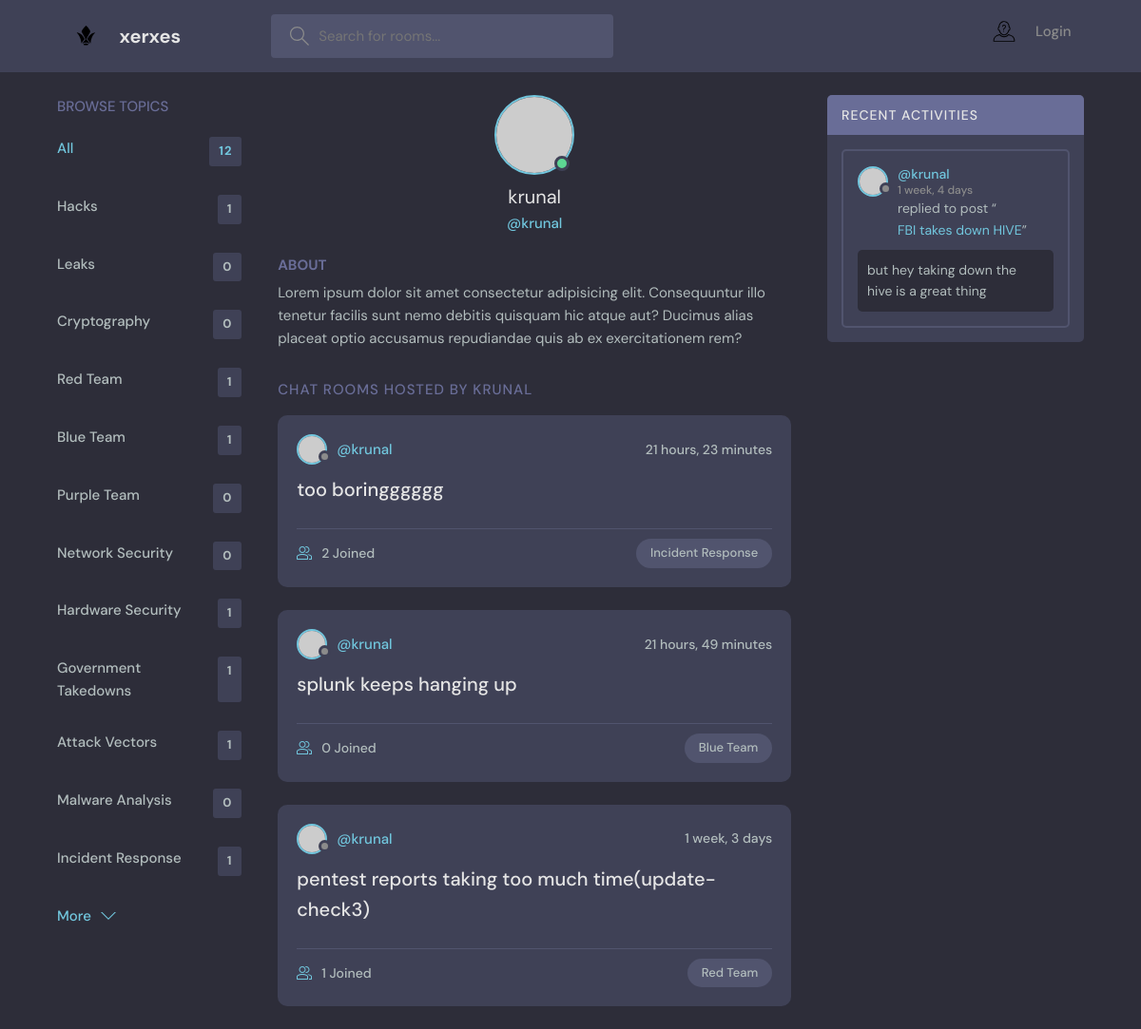
The app's page /profile/2/ with its own data.
### base/models.py (models this page shows, shortened)
class Topic(models.Model):
    name = models.CharField(max_length=200)

class Room(models.Model):
    host = models.ForeignKey(User, on_delete=models.SET_NULL, null=True)
    topic = models.ForeignKey(Topic, on_delete=models.SET_NULL, null=True)
    name = models.CharField(max_length=200)
    description = models.TextField(null=True, blank=True)
    participants = models.ManyToManyField(User, related_name='participants', blank=True)
    updated = models.DateTimeField(auto_now=True)
    created = models.DateTimeField(auto_now_add=True)
    class Meta:
        ordering = ['-updated', '-created']
    def __str__(self):
        return self.name

class Message(models.Model):
    user = models.ForeignKey(User, on_delete=models.CASCADE)
    room = models.ForeignKey(Room,on_delete=models.CASCADE)
    body = models.TextField()
    updated = models.DateTimeField(auto_now=True)
    created = models.DateTimeField(auto_now_add=True)
    class Meta:
        ordering = ['-updated', '-created']
    def __str__(self):
        return self.body[0:50]

### base/views.py (the view)
# urls.py: path('profile/<str:pk>/', views.userProfile, name="user-profile"),
def userProfile(request, pk):
    user = User.objects.get(id=pk)
    room_messages = user.message_set.all()
    topics = Topic.objects.all()
    rooms = user.room_set.all()
    context = {'user': user, 'rooms': rooms, 'room_messages': room_messages, 'topics': topics}
    return render(request, 'base/profile.html', context)

### base/templates/base/profile.html (shortened to what this page needs)
{% extends 'main.html' %}
{% block content %}
  <main class="profile-page layout layout--3">
    <div class="container">
      {% include 'base/topics_component.html' %}
      <div class="roomList">
        <div class="profile">
          <div class="profile__avatar">
            <div class="avatar avatar--large active">
              <img src="https://randomuser.me/api/portraits/men/11.jpg" />
            </div>
          </div>
          <div class="profile__info">
            <h3>{{user.username}}</h3>
            <p>@{{user.username}}</p>
          </div>
          <div class="profile__about">
            <h3>About</h3>
            <p>
              Lorem ipsum dolor sit amet consectetur adipisicing elit. Consequuntur illo tenetur
              facilis sunt nemo debitis quisquam hic atque aut? Ducimus alias placeat optio
              accusamus repudiandae quis ab ex exercitationem rem?
            </p>
          </div>
        </div>
        <div class="roomList__header">
          <div>
            <h2>Chat Rooms Hosted by {{user.username}}</a>
            </h2>
          </div>
        </div>
        {% include 'base/feed_component.html' %}
      </div>
      {% include 'base/activity_component.html' %}
    </div>
  </main>
  {% endblock content %}

### base/templates/base/topics_component.html
<div class="topics">
    <div class="topics__header">
      <h2>Browse Topics</h2>
    </div>
    <ul class="topics__list">
      <li>
        <a href="{% url 'home' %}" class="active">All <span>{{topics.count}}</span></a>
      </li>
      {% for topic in topics %}
      <li>
        <a href="{% url 'home' %}?q={{topic.name}}">{{topic.name}}<span>{{topic.room_set.all.count}}</span></a>
      </li>
      {% endfor %}
    </ul>
    <a class="btn btn--link" href="{% url 'topics' %}">
      More
      <svg version="1.1" xmlns="http://www.w3.org/2000/svg" width="32" height="32" viewBox="0 0 32 32">
        <title>chevron-down</title>
        <path d="M16 21l-13-13h-3l16 16 16-16h-3l-13 13z"></path>
      </svg>
    </a>
  </div>

### base/templates/base/feed_component.html (shortened to what this page needs)
{% for room in rooms %}
<div class="roomListRoom">
    <div class="roomListRoom__header">
      <a href="{% url 'user-profile' room.host.id %}" class="roomListRoom__author">
        <div class="avatar avatar--small">
          <img src="https://randomuser.me/api/portraits/women/11.jpg" />
        </div>
        <span>@{{room.host.username}}</span>
      </a>
      <div class="roomListRoom__actions">
        <span>{{room.created|timesince}}</span>
      </div>
    </div>
    <div class="roomListRoom__content">
      <a href="{% url 'room' room.id %}">{{room.name}}</a>
    </div>
    <div class="roomListRoom__meta">
      <a href="{% url 'room' room.id %}" class="roomListRoom__joined">
        {{room.participants.all.count}} Joined
      </a>
      <p class="roomListRoom__topic">{{room.topic.name}}</p>
    </div>
  </div>
{% endfor %}

### base/templates/base/activity_component.html (shortened to what this page needs)
<div class="activities">
    <div class="activities__header">
      <h2>Recent Activities</h2>
    </div>
    {% for message in room_messages %}
    <div class="activities__box">
      <div class="activities__boxHeader roomListRoom__header">
        <a href="{% url 'user-profile' message.user.id %}" class="roomListRoom__author">
          <div class="avatar avatar--small">
            <img src="https://randomuser.me/api/portraits/women/11.jpg" />
          </div>
          <p>
            @{{message.user}}
            <span>{{message.created|timesince}}</span>
          </p>
        </a>
      </div>
      <div class="activities__boxContent">
        <p>replied to post “<a href="{% url 'room' message.room.id %}">{{message.room}}</a>”</p>
        <div class="activities__boxRoomContent">
          {{message.body}}
        </div>
      </div>
    </div>
    {% endfor %}
  </div>

### records on screen
Topic: name "Hacks", room_set.all.count "1"
Topic: name "Leaks", room_set.all.count "0"
Topic: name "Cryptography", room_set.all.count "0"
Topic: name "Red Team", room_set.all.count "1"
Topic: name "Blue Team", room_set.all.count "1"
Topic: name "Purple Team", room_set.all.count "0"
Topic: name "Network Security", room_set.all.count "0"
Topic: name "Hardware Security", room_set.all.count "1"
Topic: name "Government Takedowns", room_set.all.count "1"
Topic: name "Attack Vectors", room_set.all.count "1"
Topic: name "Malware Analysis", room_set.all.count "0"
Topic: name "Incident Response", room_set.all.count "1"
Room: host.username "krunal", created "21 hours, 23 minutes", name "too boringggggg", participants.all.count "2", topic.name "Incident Response"
Room: host.username "krunal", created "21 hours, 49 minutes", name "splunk keeps hanging up", participants.all.count "0", topic.name "Blue Team"
Room: host.username "krunal", created "1 week, 3 days", name "pentest reports taking too much time(update-check3)", participants.all.count "1", topic.name "Red Team"
Message: user "krunal", created "1 week, 4 days", room "FBI takes down HIVE", body "but hey taking down the hive is a great thing"

### other values on screen
{{ topics.count }} "12"
{{ user.username }} "krunal"
{{ user.username }} "KRUNAL"
